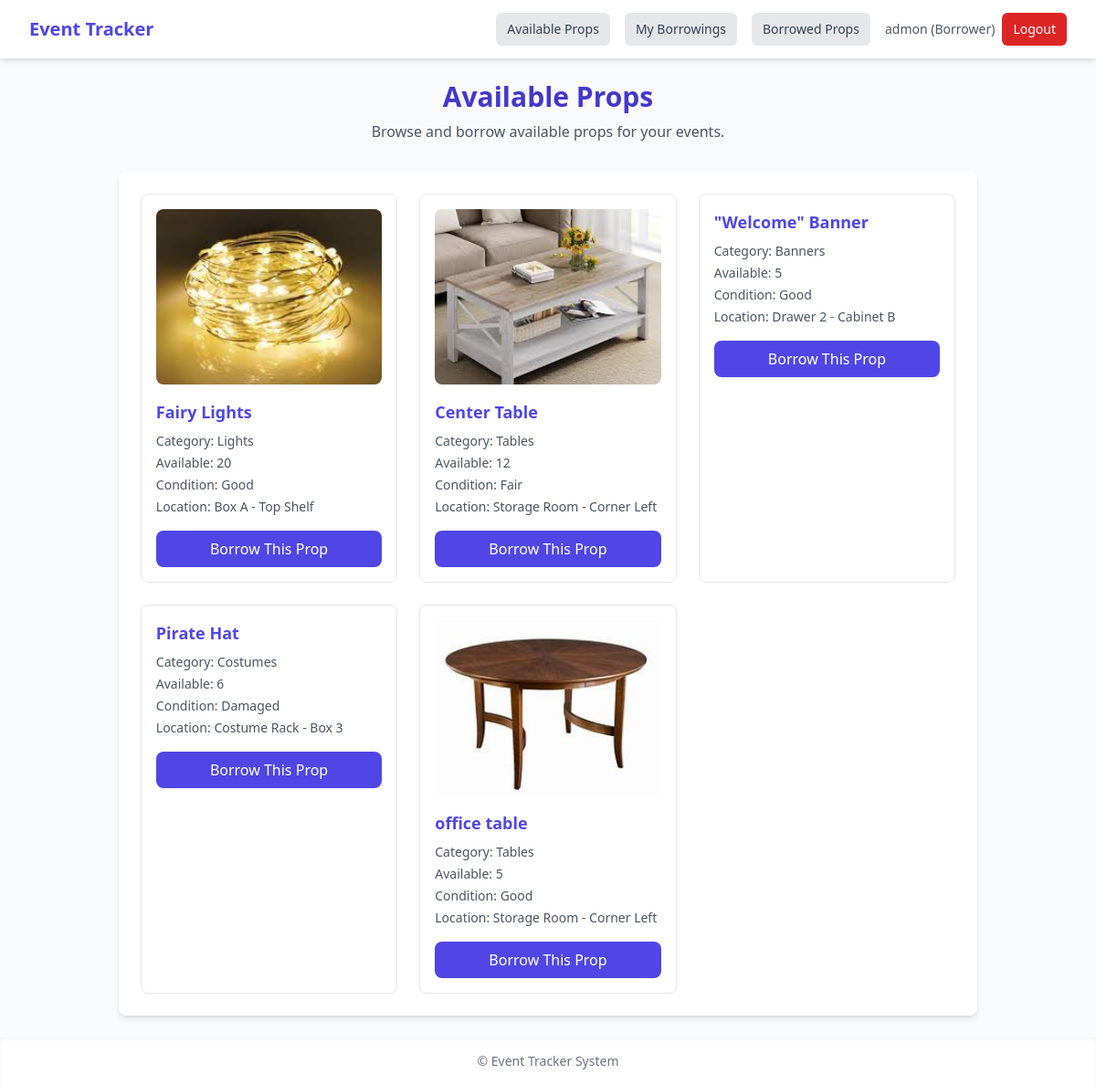
The app's page /props/ (signed in) with its own data.
### inventory/models.py (models this page shows, shortened)
class UserProfile(models.Model):
    ROLE_CHOICES = [
        ('admin', 'Admin'),
        ('borrower', 'Borrower'),
    ]
    user = models.OneToOneField(User, on_delete=models.CASCADE, related_name='profile')
    role = models.CharField(max_length=10, choices=ROLE_CHOICES, default='borrower')
    phone = models.CharField(max_length=20, blank=True, null=True)
    @property
    def is_admin(self):
        return self.role == 'admin'

class Prop(models.Model):
    CATEGORY_CHOICES = [
        ('Lights', 'Lights'),
        ('Tables', 'Tables'),
        ('Banners', 'Banners'),
        ('Costumes', 'Costumes'),
        ('Others', 'Others'),
    ]
    CONDITION_CHOICES = [
        ('Good', 'Good'),
        ('Fair', 'Fair'),
        ('Damaged', 'Damaged'),
    ]
    name = models.CharField(max_length=100)
    category = models.CharField(max_length=20, choices=CATEGORY_CHOICES)
    quantity = models.PositiveIntegerField()
    condition = models.CharField(max_length=10, choices=[('Good', 'Good'), ('Fair', 'Fair'), ('Damaged', 'Damaged')])
    storage_location = models.CharField(max_length=100)
    image = models.ImageField(upload_to='prop_images/', blank=True, null=True)

### inventory/views.py (the view)
# urls.py: path('props/', PropListView.as_view(), name='prop_list'),
class PropListView(LoginRequiredMixin, ListView):
    model = Prop
    template_name = 'inventory/prop_list.html'
    context_object_name = 'props'
    def get_queryset(self):
        if self.request.user.profile.is_admin:
            return Prop.objects.all()
        else:
            return Prop.objects.filter(quantity__gt=0)
    def get_template_names(self):
        if self.request.user.profile.is_admin:
            return ['inventory/prop_list.html']
        else:
            return ['inventory/borrower_prop_list.html']

### inventory/templates/inventory/borrower_prop_list.html
{% extends 'inventory/base.html' %}
{% block content %}
<div class="max-w-7xl mx-auto px-4 sm:px-6 lg:px-8">
    <div class="text-center mb-8">
        <h1 class="text-3xl font-bold text-indigo-700">Available Props</h1>
        <p class="mt-2 text-gray-600">Browse and borrow available props for your events.</p>
    </div>
    <div class="bg-white rounded-lg shadow-md p-6">
        {% if props %}
        <div class="grid grid-cols-1 md:grid-cols-2 lg:grid-cols-3 gap-6">
            {% for prop in props %}
            <div class="border rounded-lg p-4 hover:shadow-lg transition">
                {% if prop.image %}
                <img src="{{ prop.image.url }}" alt="{{ prop.name }}" class="w-full h-48 object-cover rounded-lg mb-4">
                {% endif %}
                <h3 class="text-lg font-semibold text-indigo-600">{{ prop.name }}</h3>
                <div class="mt-2 space-y-1 text-sm text-gray-600">
                    <p><span class="font-medium">Category:</span> {{ prop.category }}</p>
                    <p><span class="font-medium">Available:</span> {{ prop.quantity }}</p>
                    <p><span class="font-medium">Condition:</span> {{ prop.condition }}</p>
                    <p><span class="font-medium">Location:</span> {{ prop.storage_location }}</p>
                </div>
                {% if prop.quantity > 0 %}
                <a href="{% url 'use_prop' prop.id %}"
                   class="mt-4 inline-block w-full text-center bg-indigo-600 hover:bg-indigo-700 text-white font-medium py-2 px-4 rounded-lg transition">
                    Borrow This Prop
                </a>
                {% else %}
                <button disabled
                        class="mt-4 w-full bg-gray-300 text-gray-500 font-medium py-2 px-4 rounded-lg cursor-not-allowed">
                    Currently Unavailable
                </button>
                {% endif %}
            </div>
            {% endfor %}
        </div>
        {% else %}
        <div class="text-center text-gray-500 py-8">
            No props are currently available.
        </div>
        {% endif %}
    </div>
</div>
{% endblock %}

### inventory/templates/inventory/base.html (shortened to what this page needs)
<!DOCTYPE html>
<html lang="en" class="scroll-smooth">
<head>
    <script src="https://cdn.tailwindcss.com"></script>
</head>
<body class="bg-gray-50 text-gray-900 min-h-screen flex flex-col">
    <nav class="bg-white shadow-md">
        <div class="max-w-7xl mx-auto px-4 sm:px-6 lg:px-8">
            <div class="flex justify-between h-16 items-center">
                <div>
                    <a href="{% url 'home' %}" class="text-xl font-bold text-indigo-600 hover:text-indigo-700">
                        Event Tracker
                    </a>
                </div>
                {% if user.is_authenticated %}
                <div class="flex items-center space-x-4">
                    {% if user.profile.is_admin %}
                    <a href="{% url 'dashboard' %}" class="inline-block px-3 py-2 rounded-md text-sm font-medium bg-indigo-600 text-white hover:bg-indigo-700 transition">
                        Dashboard
                    </a>
                    <a href="{% url 'prop_list' %}" class="inline-block px-3 py-2 rounded-md text-sm font-medium bg-gray-200 text-gray-700 hover:bg-gray-300 transition">
                        Props
                    </a>
                    <a href="{% url 'borrower_list' %}" class="inline-block px-3 py-2 rounded-md text-sm font-medium bg-gray-200 text-gray-700 hover:bg-gray-300 transition">
                        Borrowers
                    </a>
                    {% else %}
                    <a href="{% url 'prop_list' %}" class="inline-block px-3 py-2 rounded-md text-sm font-medium bg-gray-200 text-gray-700 hover:bg-gray-300 transition">
                        Available Props
                    </a>
                    <a href="{% url 'my_borrowings' %}" class="inline-block px-3 py-2 rounded-md text-sm font-medium bg-gray-200 text-gray-700 hover:bg-gray-300 transition">
                        My Borrowings
                    </a>
                    {% endif %}
                    <a href="{% url 'borrowed_props_list' %}" class="inline-block px-3 py-2 rounded-md text-sm font-medium bg-gray-200 text-gray-700 hover:bg-gray-300 transition">
                        Borrowed Props
                    </a>
                    <div class="flex items-center space-x-2">
                        <span class="text-sm text-gray-600">
                            {{ user.username }} ({{ user.profile.get_role_display }})
                        </span>
                        <a href="{% url 'logout' %}" class="inline-block px-3 py-2 rounded-md text-sm font-medium bg-red-600 text-white hover:bg-red-700 transition">
                            Logout
                        </a>
                    </div>
                </div>
                {% endif %}
            </div>
        </div>
    </nav>
    <main class="flex-grow max-w-7xl mx-auto p-6">
        {% block content %}
        {% endblock %}
    </main>
    <footer class="bg-white shadow-inner text-center text-gray-500 text-sm py-4">
        &copy; {{ now|date:"Y" }} Event Tracker System
    </footer>
</body>
</html>

### records on screen
Prop: image (picture), name "Fairy Lights", category "Lights", quantity "20", condition "Good", storage_location "Box A - Top Shelf", shows "Borrow This Prop"
Prop: image (picture), name "Center Table", category "Tables", quantity "12", condition "Fair", storage_location "Storage Room - Corner Left", shows "Borrow This Prop"
Prop: name "\"Welcome\" Banner", category "Banners", quantity "5", condition "Good", storage_location "Drawer 2 - Cabinet B", shows "Borrow This Prop"
Prop: name "Pirate Hat", category "Costumes", quantity "6", condition "Damaged", storage_location "Costume Rack - Box 3", shows "Borrow This Prop"
Prop: image (picture), name "office table", category "Tables", quantity "5", condition "Good", storage_location "Storage Room - Corner Left", shows "Borrow This Prop"

### other values on screen
{{ user.username }} "admon"
{{ user.profile.get_role_display }} "Borrower"
